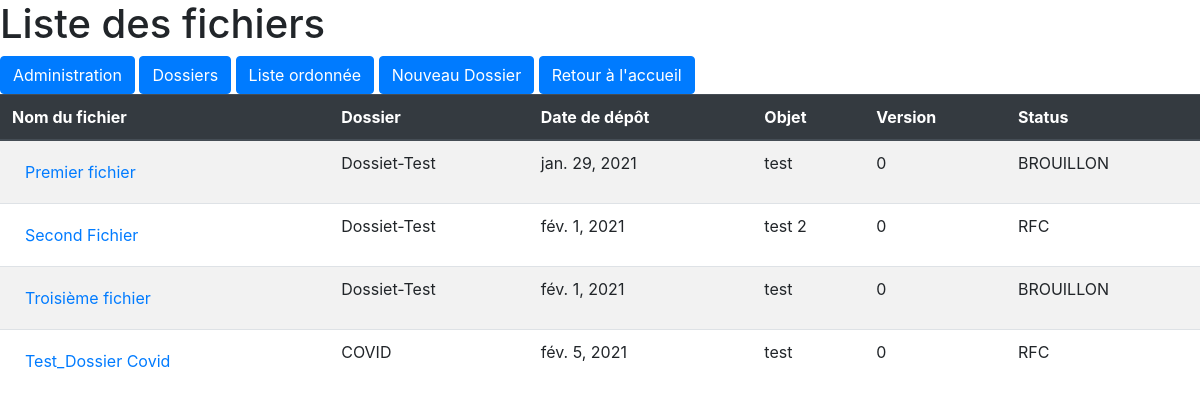
The page / on the database its author committed.
### ged/models.py (models this page shows, shortened)
class Fichier(models.Model):
    Nom_Dossier = models.ForeignKey('Dossier', on_delete=models.CASCADE)
    Nom_Fichier = models.CharField(max_length=80, null=False, blank=False, unique=True)
    Date = models.DateField()
    Heure = models.TimeField()
    Origine = models.CharField(max_length=20, default='CDO')
    Objet = models.CharField(max_length=200)
    Fichier = models.FileField(upload_to='.static/Fichiers', null=True, blank=True)
    Version = models.PositiveIntegerField(default=0)
    Status = models.ForeignKey('Status', on_delete=models.PROTECT)
    Observations = models.CharField(max_length=2000, null=True, blank=True)
    Createur = models.CharField(max_length=50, null=False, blank=False)
    Valideur = models.CharField(max_length=50, null=True, blank=True)

class Dossier(models.Model):
    Nom_Dossier = models.CharField(max_length=50, unique=True)
    Description = models.CharField(max_length=2000)
    def __str__(self):
        return self.Nom_Dossier

class Status(models.Model):
    Status = models.CharField(max_length=20, null=False, blank=False, unique=True)
    Desc_Status = models.CharField(max_length=200, null=False)
    def __str__(self):
        return self.Status

### ged/views.py (the view)
# urls.py: path('', views.liste),
def liste(request):
    fichier = Fichier.objects.all()
    return render(request, 'liste_fichier.html', {'fichier': fichier})

### templates/liste_fichier.html
{% load static %}
<link rel="stylesheet" type="text/css" href="{% static '/style.css' %}">
<div>
    <h1>Liste des fichiers</h1>
    <nav>
        <a href="http://localhost:8000/admin" class="btn btn-primary">Administration</a>
        <a href="http://localhost:8000/dossiers" class="btn btn-primary">Dossiers</a>
        <a href="http://localhost:8000/liste_Ordo" class="btn btn-primary">Liste ordonnée</a>
        <a href="http://localhost:8000/new_dossier" class="btn btn-primary">Nouveau Dossier</a>
        <a href="http://localhost:8000" class="btn btn-primary">Retour à l'accueil</a>
    </nav>
    <div>
        <table class="table table-striped">
            <thead class="thead-dark">
            <tr>
                <th scope="col">Nom du fichier</th>
                <th scope="col">Dossier</th>
                <th scope="col">Date de dépôt</th>
                <th scope="col">Objet</th>
                <th scope="col">Version</th>
                <th scope="col">Status</th>
            </tr>
            </thead>
            <tbody>
            {% for x in fichier %}
            <tr>
                <td><a href="http://localhost:8000" class="btn btn-link">{{x.Nom_Fichier}}</a></td>
                <td>{{x.Nom_Dossier}}</td>
                <td>{{x.Date}}</td>
                <td>{{x.Objet}}</td>
                <td>{{x.Version}}</td>
                <td>{{x.Status}}</td>
            </tr>
            {% endfor %}
            </tbody>
        </table>
    </div>
</div>

### rows shown on the page
Fichier: Nom_Fichier "Premier fichier", Nom_Dossier "Dossiet-Test", Date "jan. 29, 2021", Objet "test", Version "0", Status "BROUILLON"
Fichier: Nom_Fichier "Second Fichier", Nom_Dossier "Dossiet-Test", Date "fév. 1, 2021", Objet "test 2", Version "0", Status "RFC"
Fichier: Nom_Fichier "Troisième fichier", Nom_Dossier "Dossiet-Test", Date "fév. 1, 2021", Objet "test", Version "0", Status "BROUILLON"
Fichier: Nom_Fichier "Test_Dossier Covid", Nom_Dossier "COVID", Date "fév. 5, 2021", Objet "test", Version "0", Status "RFC"
